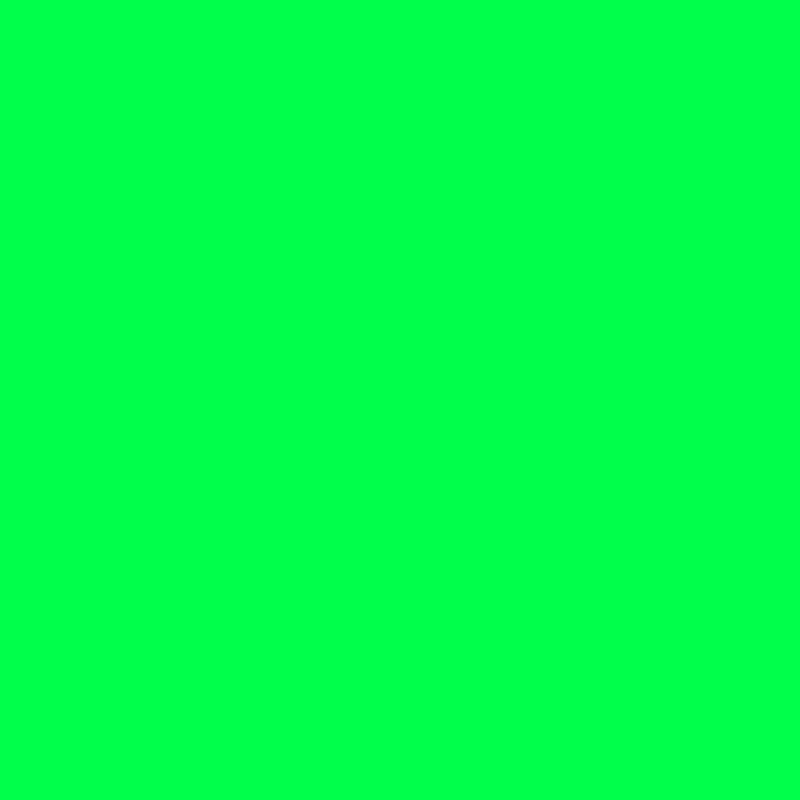
Frame 1 (no input)
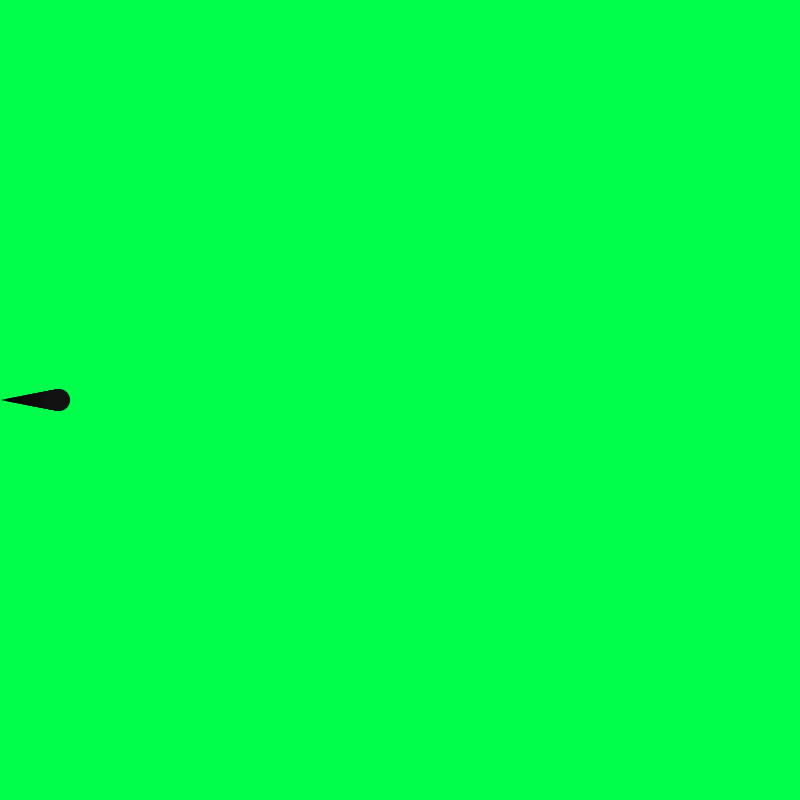
Frame 60 (the mouse pressed at the canvas centre just before this capture)
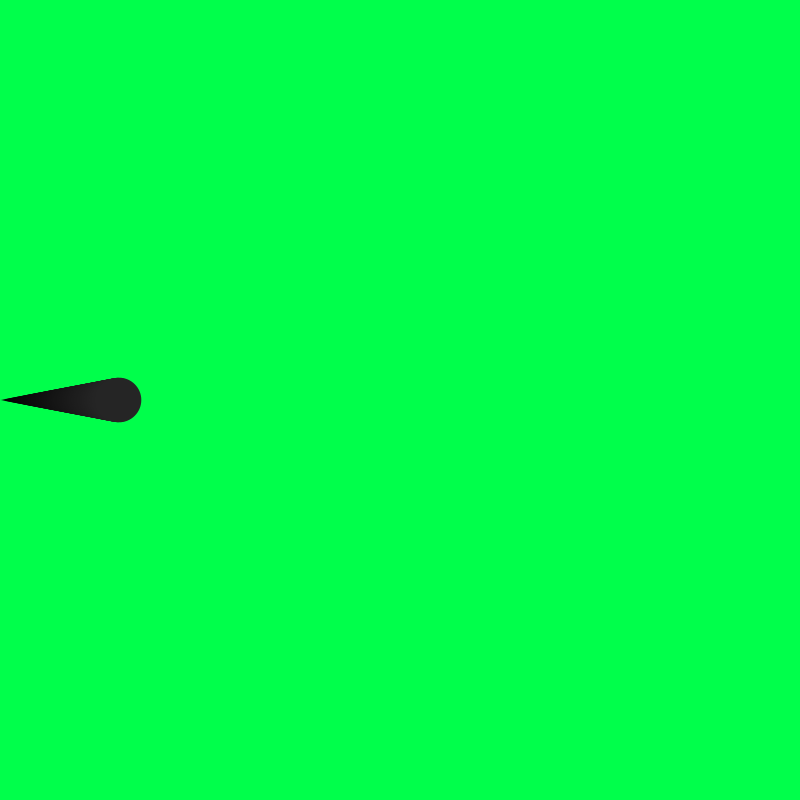
Frame 120 (the mouse held since frame 60 and released just before this capture)

The Processing sketch that drew these frames (run headless with seeded random() and noise(); from frame 60 on, the mouse is pressed at the canvas centre):

// Processing sketch: D002_Move
// ── D002_Move.pde
float posX;

void setup(){
  size(800,800);
  background(0,255,75);
  smooth();
  posX = 0;
}

void draw(){
  float tone = map(posX,0,width,0,255);
  float size = map(posX,0,width,0,300);
  noStroke();
  fill(tone);
  ellipse(posX,height/2,size,size);
  posX = posX + 1;
}
